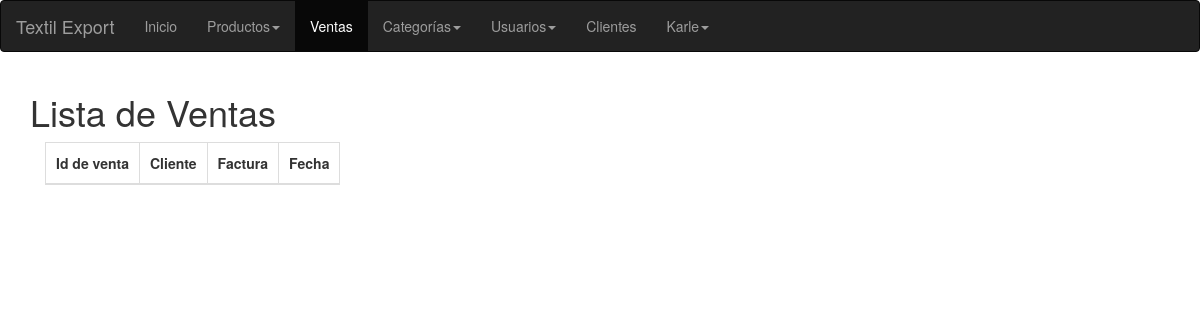
The page /EP210584-Desafío2/Sales (signed in) on the database as committed earlier.
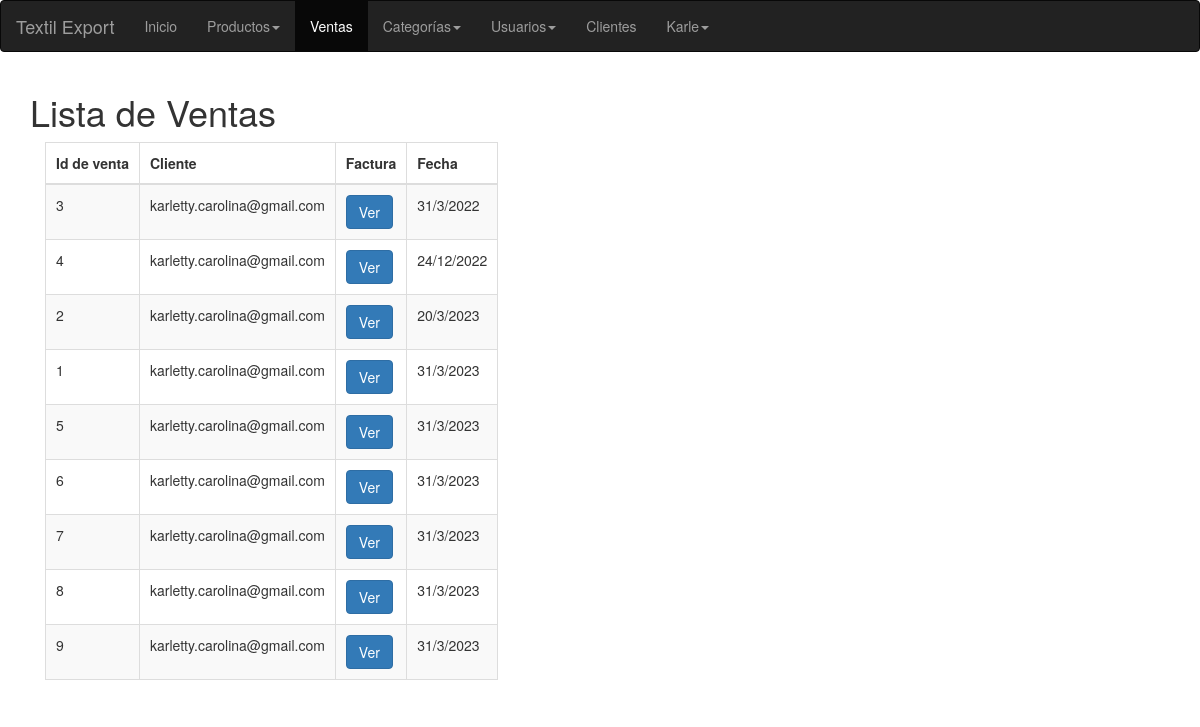
The same page on the database as committed later.
### tables this page shows
CREATE TABLE `sales`(
	`id_sale` int NOT NULL AUTO_INCREMENT,
    `id_client` varchar(50) NOT NULL,
    `file_path` varchar(50) NOT NULL,
    `sale_date` varchar(10) NOT NULL,
    PRIMARY KEY (`id_sale`),
    FOREIGN KEY (`id_client`) REFERENCES `clients`(`client_email`)
);

### index.php (called while the page is built, shortened)
<?php
$url = $_SERVER['REQUEST_URI'];
$url = explode('/', $url);
$contr = new $controller;
$method = empty($url[3]) ? "index" : $url[3];
$param = empty($url[4]) ? "" : $url[4];
$contr->$method($param);

### Model/SalesModel.php (called while the page is built, shortened)
<?php
require_once 'Model.php';
class SalesModel extends Model
{
      public function get()
      {
            $query = "SELECT S.id_sale, S.id_client, S.file_path, S.sale_date FROM sales S";
            return $this->getQuery($query);
      }
}

### Model/Model.php (called while the page is built, shortened)
<?php
abstract class Model
{
      private $hostname = "localhost";
      private $user = "root";
      private $pass = "123456";
      private $db = "textil_export";
      protected $conn;
      protected function openConnection()
      {
            try {
                  $this->conn = new PDO("mysql:host=$this->hostname;dbname=$this->db;charset=utf8", $this->user, $this->pass);
            } catch (PDOException $e) {
                  echo $e->getMessage();
            }
      }
      protected function closeConnection()
      {
            $this->conn = null;
      }
      protected function getQuery($query, $params = array())
      {
            try {
                  $st = $this->conn->prepare($query);
                  $st->execute($params);
                  $rows = $st->fetchAll();
                  return $rows;
            } catch (Exception $e) {
                  $this->closeConnection();
                  return null;
            }
      }
}

### View/Sales/index.php (the view)
<?php
require_once('./View/printHead.php');
require_once('./View/navigation.php');
printHead('Ventas');
?>
<body>
      <?php
      printNavigate('sales');
      ?>
      <div class="container">
            <header>
                  <h1>Lista de Ventas</h1>
            </header>
            <main>
                  <div class="col-md-10 overflow-x-scroll">
                        <table class="table table-striped table-bordered" id="tabla">
                              <thead>
                                    <tr>
                                          <th>Id de venta</th>
                                          <th>Cliente</th>
                                          <th>Factura</th>
                                          <th>Fecha</th>
                                    </tr>
                              </thead>
                              <tbody>
                                    <?php
                                    foreach ($sales as $sale) {
                                    ?>
                                          <tr>
                                                <td><?= $sale['id_sale'] ?></td>
                                                <td><?= $sale['id_client'] ?></td>
                                                <td><a target="_blank" href="./pdfs/<?= $sale['file_path'] ?>" class="btn btn-primary">Ver</a></td>
                                                <td><?= $sale['sale_date'] ?></td>
                                          </tr>
                                    <?php
                                    }
                                    ?>
                              </tbody>
                        </table>
                  </div>
            </main>
      </div>
</body>
</html>

### View/printHead.php (shortened to what this page needs)
<?php
function printHead($pageName = 'Document')
{
?>
      <!DOCTYPE html>
      <html lang="en">
      <head>
            <link href="<?= PATH ?>/View/assets/css/bootstrap.min.css" rel="stylesheet">
            <link href="<?= PATH ?>/View/assets/css/alertify.core.css" rel="stylesheet" type="text/css" />
            <link href="<?= PATH ?>/View/assets/css/alertify.default.css" rel="stylesheet" type="text/css" />
            <link href="<?= PATH ?>/View/assets/css/styles.css" rel="stylesheet">
            <link rel="stylesheet" href="https://cdn.jsdelivr.net/npm/bootstrap-icons@1.10.3/font/bootstrap-icons.css">
      </head>
<?php
}
?>

### View/navigation.php (shortened to what this page needs)
<?php
function printNavigate($activeItem = 'products')
{
?>
      <nav class="navbar navbar-inverse">
            <div class="container-fluid">
                  <div class="navbar-header">
                        <a class="navbar-brand" href="#">Textil Export</a>
                  </div>
                  <div id="navbar" class="navbar-collapse collapse">
                        <ul class="nav navbar-nav">
                              <li class="<?= $activeItem == 'products' ?  'active' : '' ?>">
                                    <a href="<?= PATH ?>/Products">Inicio</a>
                              </li>
                              <?php
                              if ($_SESSION['userType'] == 'client') :
                              ?>
                                    <li class="<?= $activeItem == 'shopping_cart' ?  'active' : '' ?>">
                                          <a href="<?= PATH ?>/ShoppingCart">Carrito</a>
                                    </li>
                                    <li>
                                          <a href="#" class="dropdown-toggle" data-toggle="dropdown" role="button" aria-haspopup="true" aria-expanded="false"><?= $_SESSION['user'] ?><span class="caret"></span></a>
                                          <ul class="dropdown-menu">
                                                <li><a href="<?= PATH ?>/Clients/logout">Cerrar sesión</a></li>
                                          </ul>
                                    </li>
                              <?php
                              else :
                              ?>
                                    <li class="dropdown <?= $activeItem == 'products' ? 'active' : '' ?>">
                                          <a href="#" class="dropdown-toggle" data-toggle="dropdown" role="button" aria-haspopup="true" aria-expanded="false">Productos<span class="caret"></span></a>
                                    </li>
                                    <?php if ($_SESSION['userType'] == 'admin') : ?>
                                          <li class=" <?= $activeItem == 'sales' ? 'active' : '' ?>">
                                                <a href="<?= PATH ?>/Sales">Ventas</a>
                                          </li>
                                          <li class="dropdown <?= $activeItem == 'categories' ? 'active' : '' ?>">
                                                <a href=" #" class="dropdown-toggle" data-toggle="dropdown" role="button" aria-haspopup="true" aria-expanded="false">Categorías<span class="caret"></span></a>
                                          </li>
                                          <li class="dropdown <?= $activeItem == 'users' ? 'active' : '' ?>">
                                                <a href="#" class="dropdown-toggle" data-toggle="dropdown" role="button" aria-haspopup="true" aria-expanded="false">Usuarios<span class="caret"></span></a>
                                          </li>
                                    <?php endif; ?>
                                    <li class=" <?= $activeItem == 'clientes' ? 'active' : '' ?>">
                                          <a href="<?= PATH ?>/Clients">Clientes</a>
                                    </li>
                                    <li>
                                          <a href="#" class="dropdown-toggle" data-toggle="dropdown" role="button" aria-haspopup="true" aria-expanded="false"><?= $_SESSION['user'] ?><span class="caret"></span></a>
                                    </li>
                              <?php
                              endif;
                              ?>
                        </ul>
                  </div>
            </div>
      </nav>
<?php
}
?>

### Controller/SalesController.php (shortened to what this page needs)
<?php
require_once 'Controller.php';
require_once './Model/SalesModel.php';
class SalesController extends Controller
{
      private $model;
      function __construct()
      {
            if (isset($_SESSION['userType'])) {
                  $this->model = new SalesModel();
            } else {
                  header('location:' . PATH . '/Clients/login');
            }
      }
      public function index()
      {
            if ($_SESSION['userType'] != 'client') {
                  $sales = $this->model->get();
                  uasort($sales, 'dateSort');
                  $viewbag = [
                        'sales' => $sales
                  ];
                  $this->render('index.php', $viewbag);
            } else {
                  renderErrorPrivilegeView();
            }
      }
}

### Controller/Controller.php (shortened to what this page needs)
<?php
abstract class Controller
{
      public function render($view, $viewBag = array())
      {
            $file = "View/" . static::class . "/$view";
            $file = str_replace("Controller", "", $file);
            if (is_file($file)) {
                  extract($viewBag);
                  require($file);
                  $content = ob_get_contents();
                  echo $content;
            } else {
                  renderError404View();
            }
      }
}

### View/assets/css/styles.css (style rules this page uses)
.table { width: max-content; max-width: max-content; }
td, th { padding: 10px !important; }
.overflow-x-scroll { overflow-x: scroll; }

Rows that differ between the two databases and show on the page:
added sales: id_sale "3", id_client "karletty.carolina@gmail.com", sale_date "31/3/2022"
added sales: id_sale "4", id_client "karletty.carolina@gmail.com", sale_date "24/12/2022"
added sales: id_sale "2", id_client "karletty.carolina@gmail.com", sale_date "20/3/2023"
added sales: id_sale "1", id_client "karletty.carolina@gmail.com", sale_date "31/3/2023"
added sales: id_sale "5", id_client "karletty.carolina@gmail.com", sale_date "31/3/2023"
added sales: id_sale "6", id_client "karletty.carolina@gmail.com", sale_date "31/3/2023"
added sales: id_sale "7", id_client "karletty.carolina@gmail.com", sale_date "31/3/2023"
added sales: id_sale "8", id_client "karletty.carolina@gmail.com", sale_date "31/3/2023"
added sales: id_sale "9", id_client "karletty.carolina@gmail.com", sale_date "31/3/2023"
